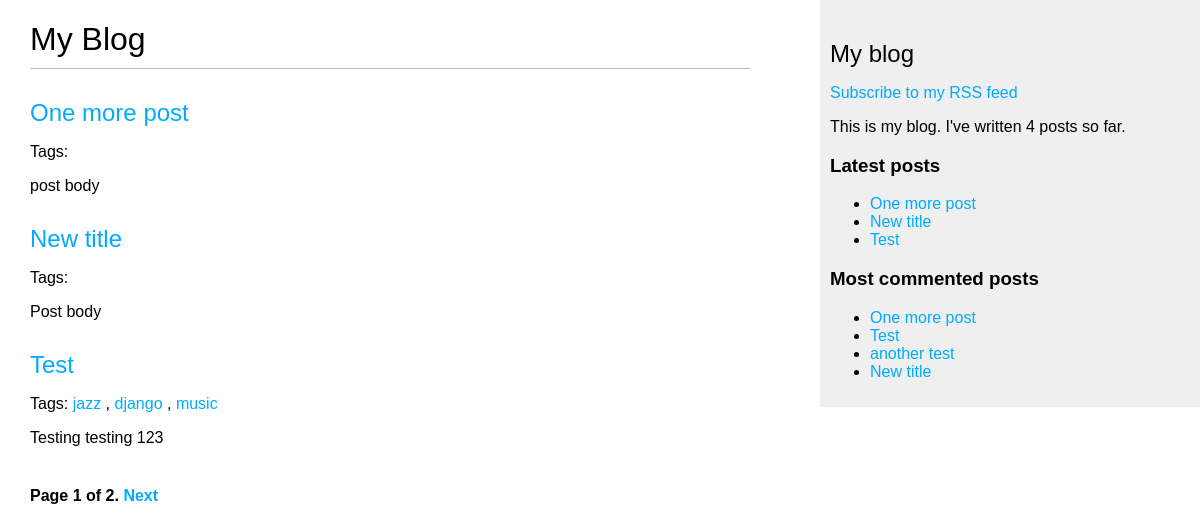
/blog/, run on an earlier commit of the app's database.
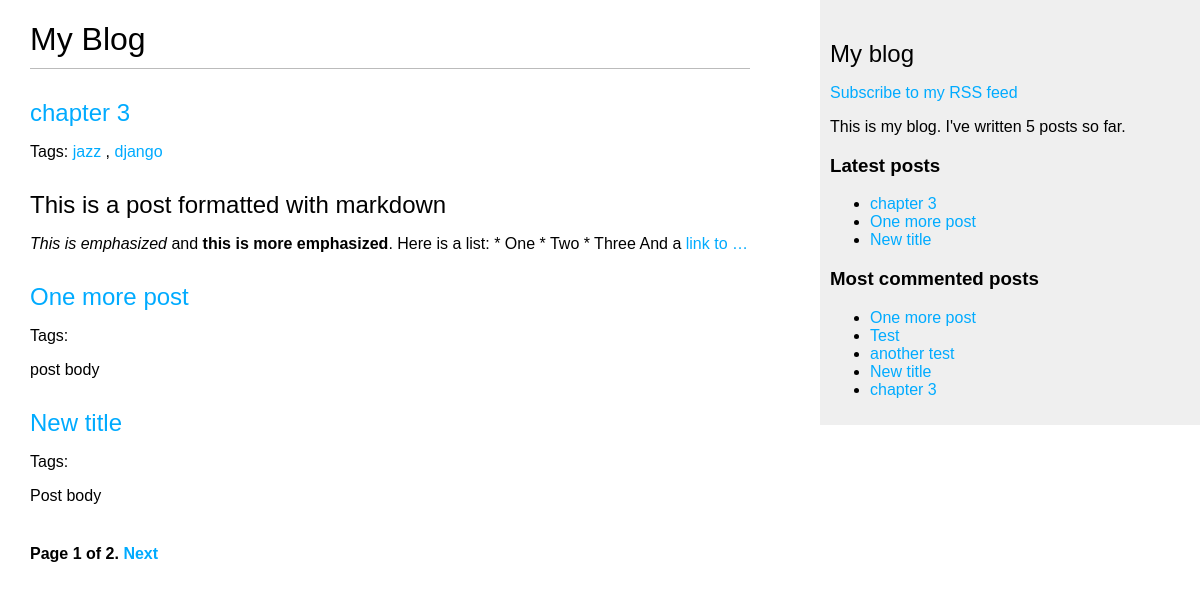
And on a later commit of the database.
### blog/models.py (models this page shows, shortened)
class Post(models.Model):
    STATUS_CHOICES = (
        ('draft', 'Draft'),
        ('published', 'Published'),
    )
    title = models.CharField(max_length=250)
    slug = models.SlugField(max_length=250,
                            unique_for_date='publish')
    author = models.ForeignKey(User,
                               on_delete=models.CASCADE,
                               related_name='blog_posts')
    body = models.TextField()
    publish = models.DateTimeField(default=timezone.now)
    created = models.DateTimeField(auto_now_add=True)
    updated = models.DateTimeField(auto_now=True)
    status = models.CharField(max_length=10,
                              choices=STATUS_CHOICES,
                              default='draft')
    objects = models.Manager() # The default manager
    published = PublishedManager() # Our custom manager
    tags = TaggableManager()
    class Meta:
        ordering = ('-publish',) # '-' prefix specifies sort in descending order
    def get_absolute_url(self):
        return reverse('blog:post_detail',
                        args=[self.publish.year,
                              self.publish.month,
                              self.publish.day,
                              self.slug])

### blog/views.py (the view)
# urls.py: path('', views.post_list, name='post_list'),
def post_list(request, tag_slug=None):
    object_list = Post.published.all()
    tag = None
    if tag_slug:
        tag = get_object_or_404(Tag, slug=tag_slug)
        object_list = object_list.filter(tags__in=[tag])
    paginator = Paginator(object_list, 3) # 3 posts in each page
    page = request.GET.get('page')
    try:
        posts = paginator.page(page)
    except PageNotAnInteger:
        posts = paginator.page(1)
    except EmptyPage:
        posts = paginator.page(paginator.num_pages)
    return render(request, 'blog/post/list.html', {'page': page, 'posts': posts, 'tag': tag})

### blog/models.py (called while the page is built)
    def get_queryset(self):
        return super(PublishedManager, self).get_queryset().filter(status='published')

### blog/templatetags/blog_tags.py (called while the page is built)
@register.simple_tag
def total_posts():
    return Post.published.count()

@register.inclusion_tag('blog/post/latest_posts.html')
def show_latest_posts(count=5):
    latest_posts = Post.published.order_by('-publish')[:count]
    return {'latest_posts': latest_posts}

@register.simple_tag
def get_most_commented_posts(count=5):
    return Post.published.annotate(total_comments=Count('comments')).order_by('-total_comments')[:count]

@register.filter(name='markdown')
def markdown_format(text):
    return mark_safe(markdown.markdown(text))

### blog/templates/blog/post/list.html (shortened to what this page needs)
{% extends "blog/base.html" %}
{% load blog_tags %}
{% block content %}
  <h1>My Blog</h1>
  {% for post in posts %}
    <h2>
      <a href="{{ post.get_absolute_url }}">
        {{ post.title }}
      </a>
    </h2>
    <p class="tags">
      Tags:
      {% for tag in post.tags.all %}
        <a href="{% url "blog:post_list_by_tag" tag.slug %}">
          {{ tag.name }}
        </a>
        {% if not forloop.last %}, {% endif %}
      {% endfor %}
    </p>
    {{ post.body|markdown|truncatewords:30 }}
  {% endfor %}
  {% include "pagination.html" with page=posts %}
{% endblock %}

### blog/templates/blog/base.html (shortened to what this page needs)
{% load blog_tags %} {% load static %}
<!DOCTYPE html>
<html>
  <head>
    <link href="{% static 'css/blog.css' %}" rel="stylesheet" />
  </head>
  <body>
    <div id="content">{% block content %} {% endblock %}</div>
    <div id="sidebar">
      <h2>My blog</h2>
      <p>
        <a href="{% url "blog:post_feed" %}">Subscribe to my RSS feed</a>
      </p>
      <p>This is my blog. I've written {% total_posts %} posts so far.</p>
      <h3>Latest posts</h3>
      {% show_latest_posts 3 %}
      <h3>Most commented posts</h3>
      {% get_most_commented_posts as most_commented_posts %}
      <ul>
        {% for post in most_commented_posts %}
        <li>
          <a href="{{ post.get_absolute_url }}">{{ post.title }}</a>
        </li>
        {% endfor %}
      </ul>
    </div>
  </body>
</html>

### blog/templates/pagination.html (shortened to what this page needs)
<div class="pagination">
  <span class="step-links">
    <span class="current">
      Page {{ page.number }} of {{ page.paginator.num_pages }}.
    </span>
    {% if page.has_next %}
    <a href="?page={{ page.next_page_number }}">Next</a>
    {% endif %}
  </span>
</div>

### blog/templates/blog/post/latest_posts.html
<ul>
  {% for post in latest_posts %}
  <li>
    <a href="{{ post.get_absolute_url }}">{{ post.title }}</a>
  </li>
  {% endfor %}
</ul>

### blog/static/css/blog.css (style rules this page uses)
body { margin: 0; padding: 0; font-family: helvetica, sans-serif; }
a { color: #00abff; text-decoration: none; }
h1 { font-weight: normal; border-bottom: 1px solid #bbb; padding: 0 0 10px 0; }
h2 { font-weight: normal; margin: 30px 0 0; }
#content { float: left; width: 60%; padding: 0 0 0 30px; }
#sidebar { float: right; width: 30%; padding: 10px; background: #efefef; height: 100%; }
.pagination { margin: 40px 0; font-weight: bold; }

What changed in the data, as far as the page shows it:
no longer on one of the page's lists (row unchanged): Post: title "Test", body "Testing testing 123"
added Post: title "chapter 3", body "This is a post formatted with markdown This is emphasized and this is more emphasized . Here is a list: * One * Two * Three And a link to …", Tag (name "jazz"), Tag (name "django")
computed for Post "Test": loses Tag (name "music"); loses Tag (name "jazz"); loses Tag (name "django")
Also different on the page:
text no longer shown: "4"
text now shown: "5"
